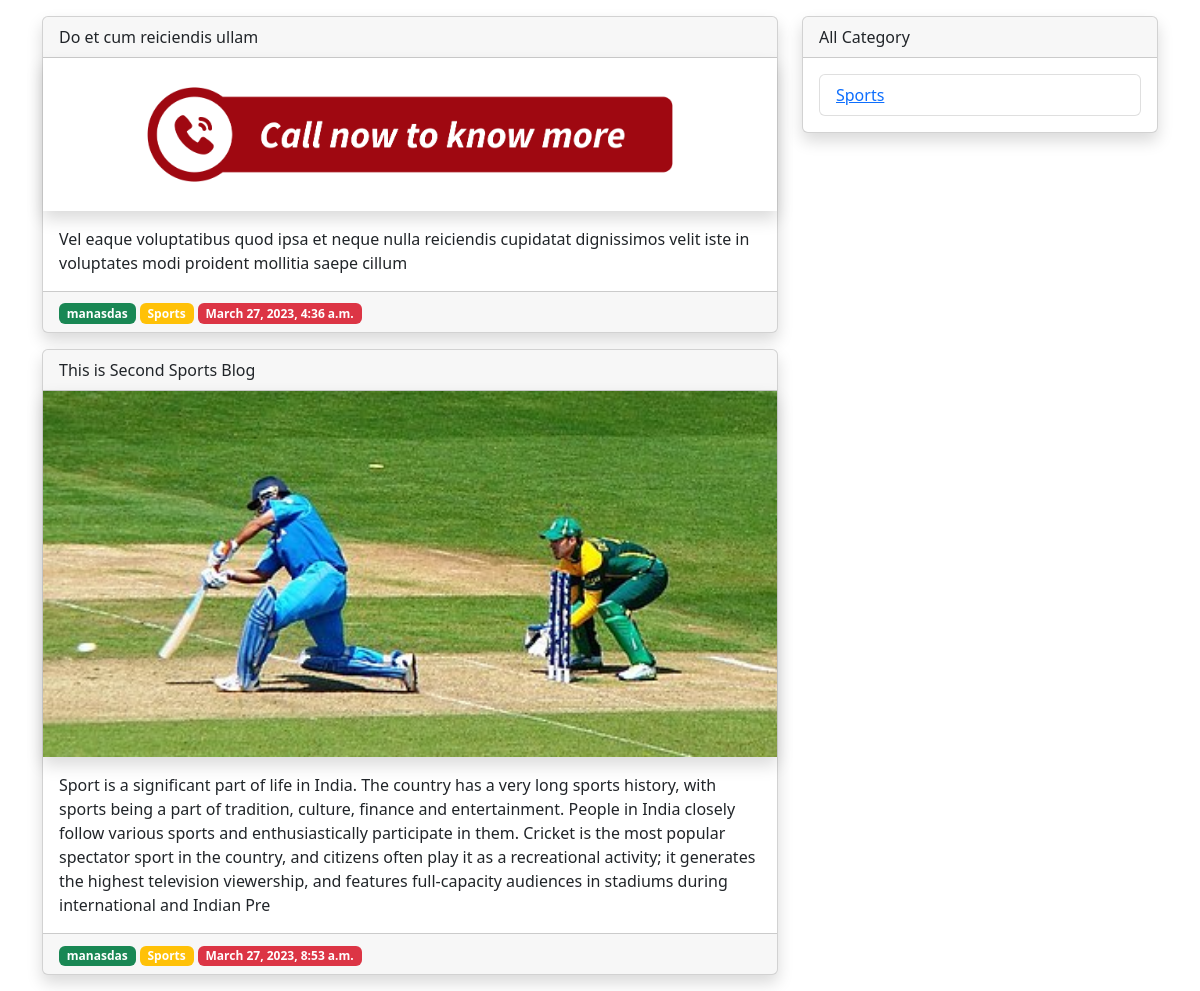
Before: / with the older database file.
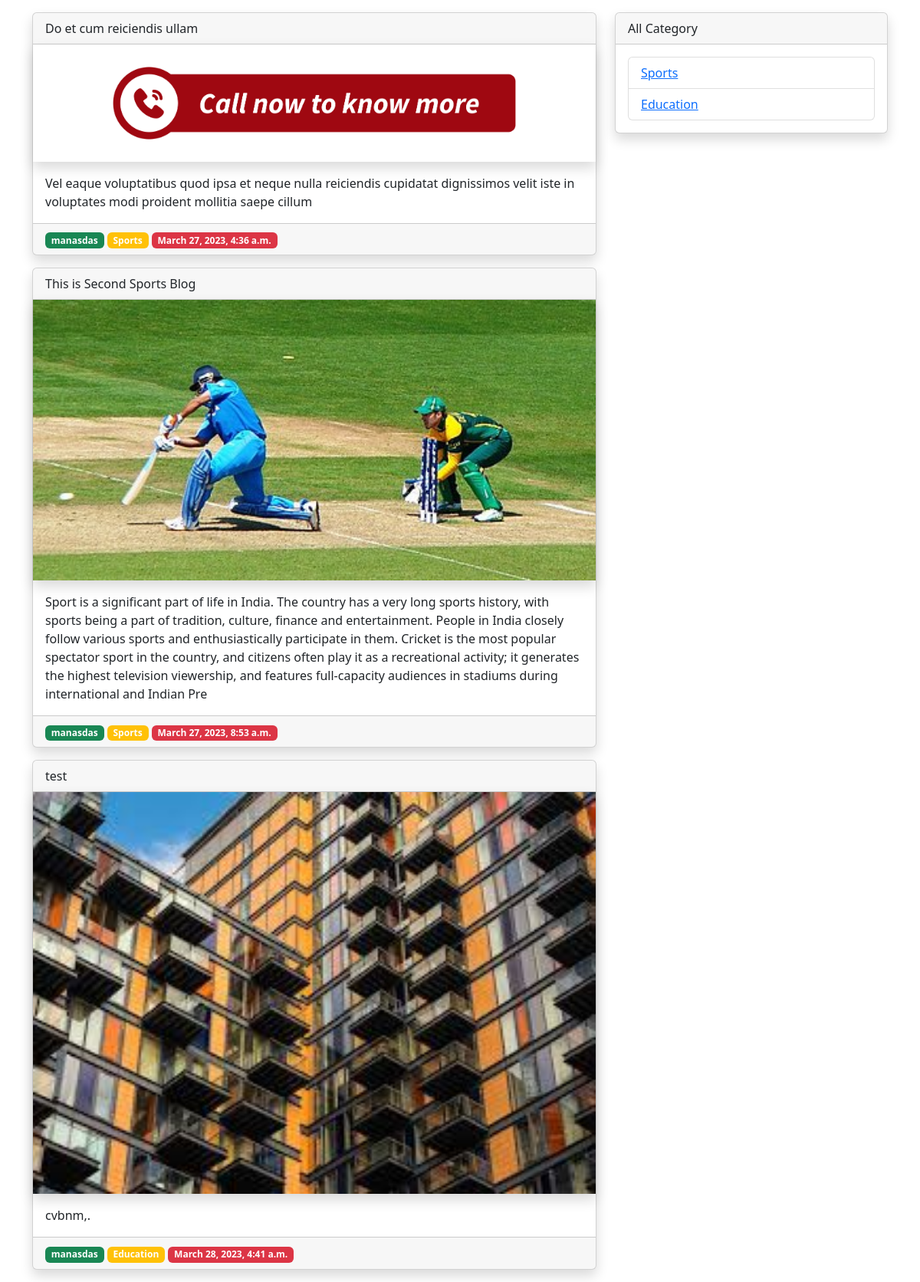
After: the same page with the newer database file.
### cms/models.py (models this page shows, shortened)
class Post(models.Model):
    category = models.ForeignKey(Category, on_delete=models.CASCADE)
    title = models.CharField(max_length=200)
    description = models.TextField(max_length=500)
    author = models.ForeignKey(User, on_delete=models.CASCADE)
    image = models.ImageField("posts/")
    dateof_pub = models.DateTimeField(auto_now_add=True)

class Category(models.Model):
    name = models.CharField(max_length=200)
    descriptions = models.TextField(null=True,blank=True)
    slug = models.SlugField()

### cms/views.py (the view)
# urls.py: path('', PostView.as_view(), name="index"),
class PostView(ListView):
     template_name = "index.html"
     context_object_name = 'post'
     slug = None
     def get_context_data(self, **kwargs):
        context = super(PostView, self).get_context_data(**kwargs)
        context['category'] = Category.objects.all()
        return context
     def get_queryset(self):
        return Post.objects.all()

### templates/index.html
{% extends "base.html" %}
{% block content %}
{%load crispy_forms_tags %}
<div class="container mt-3">
    <div class="row">
        <div class="col-8 mx-auto mb-6">
            {% for post in post %}
            <div class="card shadow mb-3">
                <div class="card-header">
                    {{ post.title }}
                </div>
                <div class="card-image">
                    <img src="{{ post.image.url }}" class="w-100 shadow" alt="">
                </div>
                <div class="card-body">
                    {{ post.description }}
                </div>
                <div class="card-footer">
                    <span class="bg-success badge">{{ post.author.username }}</span>
                    <span class="bg-warning badge">{{ post.category.name }}</span>
                    <span class="bg-danger badge">{{ post.dateof_pub }}</span>
                </div>
            </div>
            {% endfor %}
        </div>
        <div class="col-4">
            <div class="card shadow">
                <div class="card-header">All Category</div>
                <div class="card-body">
                    <ul class="list-group">
                        {% for cat in category  %}
                            <li class="list-group-item">
                                <a href="{% url 'category_search' cat.id %}">{{ cat.name }}</a>
                            </li>
                        {% endfor %}
                      </ul>
                </div>
            </div>
        </div>
    </div>
</div>
{% endblock content %}

### templates/base.html (shortened to what this page needs)
<!doctype html>
<html lang="en">
<head>
    <link href="https://cdn.jsdelivr.net/npm/bootstrap@5.2.3/dist/css/bootstrap.min.css" rel="stylesheet"
>
</head>
<body>
    {% block content %}
    {% endblock content %}
</body>
</html>

Changed rows visible on the page:
added Post: title "test", image (picture), description "cvbnm,.", author.username "manasdas", category.name "Education", dateof_pub "March 28, 2023, 4:41 a.m."
added Category: name "Education"
